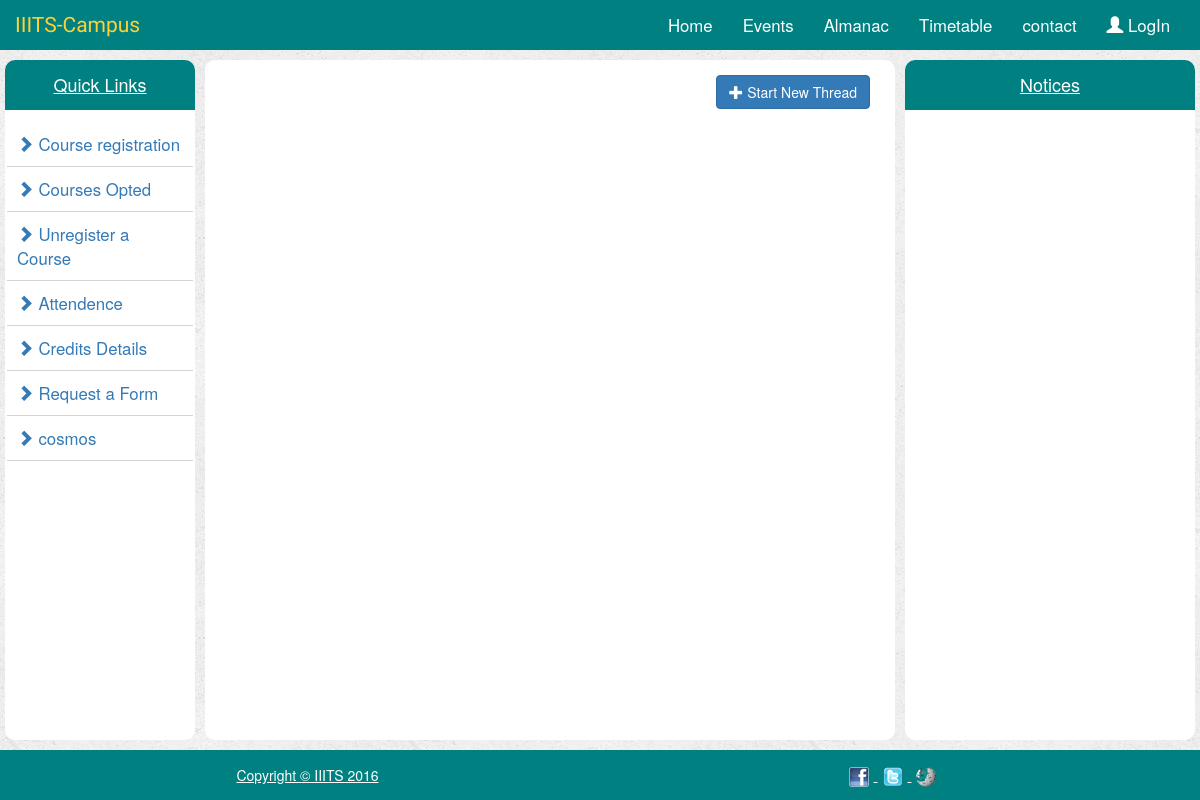
The page /forum/ on the database as committed earlier.
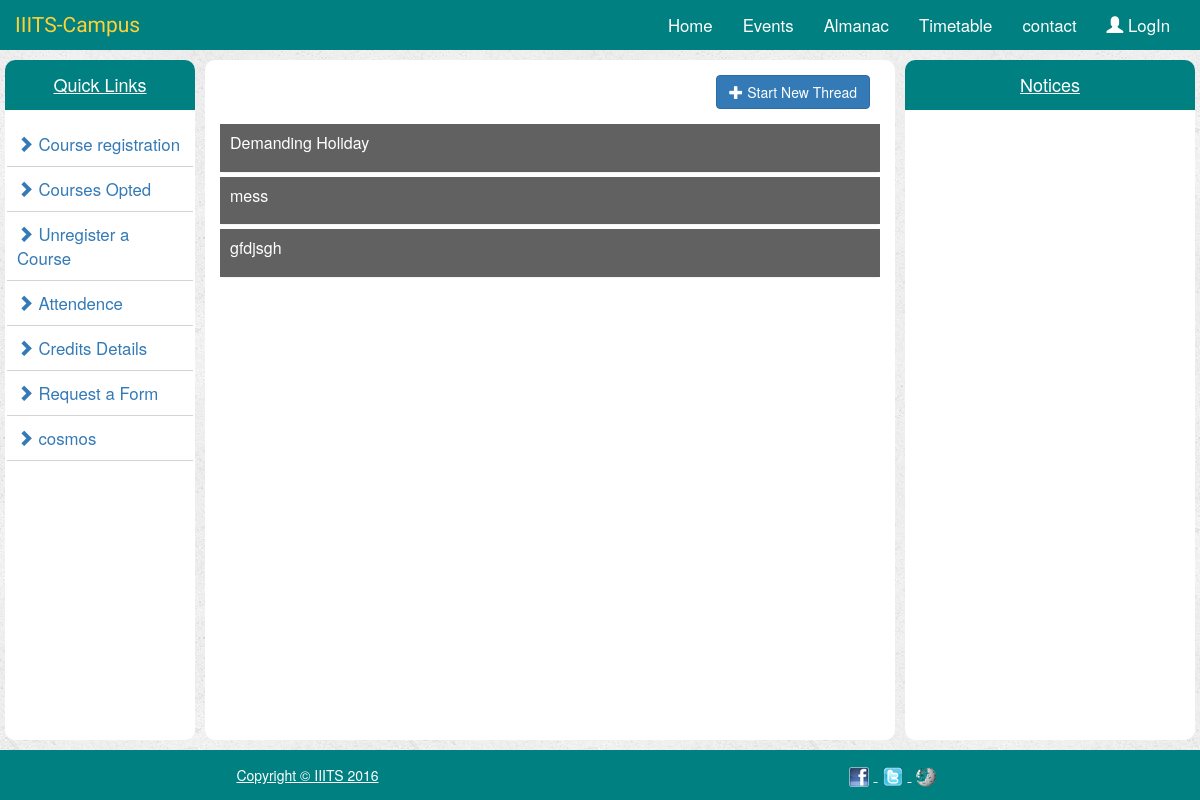
The same page on the database as committed later.
### portal/models.py (models this page shows, shortened)
class Forum(models.Model):
    thread_title = models.CharField(max_length=50)
    thread_description = models.TextField()
    thread_tag = models.CharField(max_length=15)
    thread_user = models.CharField(max_length=20)

### portal/views.py (the view, shortened to what this page needs)
# urls.py: url(r'^forum/$',views.forum,name='forum'),
def forum(request):
    if  request.method == 'GET':
        all_threads = Forum.objects.all()
        content_thread = {
            'all_threads' : all_threads
        }
        return render(request,'portal/forum.html',content_thread)

### portal/templates/portal/forum.html (shortened to what this page needs)
{% extends 'portal/index.html' %}
{% block centerContent %}
    <div class = "btn-events">
       <button type="button" class="btn btn-primary " data-toggle="modal" data-target="#eventModal" ><span class = "glyphicon glyphicon-plus"></span>&nbsp;Start New Thread</button>
    </div>
    <div class="panel-group" id="UniqueName">
        {% for thread in all_threads %}
            <div class="panel panel-primary">
                <div class="panel-heading">
                    <h4 class="panel-title">
                        <a class="accordion-toggle collapsed" data-toggle="collapse" data-parent="#UniqueName" href="#collapse{{ forloop.counter }}"><p>{{ thread.thread_title }}</p></a>
                    </h4>
                </div>
            </div>
        {% endfor %}
    </div>
{% endblock %}

### portal/templates/portal/index.html (shortened to what this page needs)
<!DOCTYPE html>
<html lang="en">
<head>
    {% load staticfiles %}
    <link rel="stylesheet" href="https://maxcdn.bootstrapcdn.com/bootstrap/3.3.7/css/bootstrap.min.css"/>
    <link rel="stylesheet" type="text/css" href="{% static 'portal/bootstrap.min.css' %}"/>
    <link rel="stylesheet" type="text/css" href="{% static 'portal/style.css' %}"/>
</head>
<body>
    <nav class = "navbar navbar-inverse">
        <div class = "container-fluid">
            <div class = "navbar-header">
                <a href="{% url 'index' %}" class = navbar-brand> IIITS-Campus</a>
            </div>
            <div class = "navbar-collapse collapse" id="topNavBar">
                <ul class = "nav navbar-nav navbar-right">
                    <li><a href="{% url 'index' %}" class ="active">Home</a></li>
                    <li><a href="{% url 'events' %}">Events</a></li>
                    <li><a href="{% url 'almanac' %}">Almanac</a></li>
                    <li><a href="{% url 'timetable' %}">Timetable</a></li>
                    <li><a href="{% url 'contact' %}">contact</a></li>
                    {% if user.is_authenticated %}
                        <li class="dropdown"><a href="#" class="dropdown-toggle" data-toggle="dropdown" role="button" aria-haspopup="true" aria-expanded="false"><span class="glyphicon glyphicon-user" aria-hidden="true"></span>&nbsp;{{ user.get_full_name }}&nbsp;<span class="caret" aria-hidden="true"></span></a>
                            <ul class="dropdown-menu">
                                <li class="nav-drop"><a href="{% url 'changepassword' %}">change Password</a></li>
			                    <li role="separator" class="divider"></li>
			                    <li class="nav-drop"><a href="{% url 'userLogout' %}">logout</a></li>
			                 </ul>
                        </li>
                    {% else %}
                        <li><a href="{% url 'userLogin' %}"><span class="glyphicon glyphicon-user" aria-hidden="true"></span>&nbsp;LogIn</a></li>
                    {% endif %}
                </ul>
            </div>
        </div>
    </nav>
    <div class="container-fluid">
        <div class = "row">
            <div class = "col-md-2" >
                <div class="colHeight">
                    <h4 class="centerText">Quick Links</h4>
                    <ul>
                        <li><a href="{% url 'register' %}"><span class="glyphicon glyphicon-chevron-right"></span>&nbsp;Course registration</a></li>
                        <li><a href="{% url 'my_courses' %}"><span class="glyphicon glyphicon-chevron-right"></span>&nbsp;Courses Opted</a></li>
                        <li><a href="{% url 'unregister' %}"><span class="glyphicon glyphicon-chevron-right"></span>&nbsp;Unregister a Course</a></li>
                        <li><a href="#"><span class="glyphicon glyphicon-chevron-right"></span>&nbsp;Attendence</a></li>
                        <li><a href="{% url 'credits' %}"><span class="glyphicon glyphicon-chevron-right"></span>&nbsp;Credits Details</a></li>
                        <li><a href="{% url 'requestForm' %}"><span class="glyphicon glyphicon-chevron-right"></span>&nbsp;Request a Form</a></li>
                        <li><a href="http://cosmos.iiits.in"><span class="glyphicon glyphicon-chevron-right"></span>&nbsp;cosmos</a></li>
                    </ul>
                </div>
            </div>
            <div class = col-md-7>
                <div class="colHeight">
                    {% block centerContent%}
                    {% endblock %}
                </div>
            </div>
            <div class = col-md-3>
                <div class="colHeight notice-list">
                    <h4 class ="centerText">Notices</h4>
                </div>
            </div>
        </div>
    </div>
    <footer>
        <div class="container">
            <div class="row">
                <div class="col-md-6 centerText">
                    <span class="copyright ">Copyright &copy; IIITS 2016</span>
                </div>
                <div class="col-md-6 centerText">
                    <ul class="list-inline">
                        <li><a href="#"><img src="{% static 'portal/images/facebook.png' %}" alt="IIITS-facebook"></a>
                        </li>
                        <li><a href="#"><img src="{% static 'portal/images/twitter.png' %}" alt="IIITS-twitter"></a>
                        </li>
                        <li><a href="#"><img src="{% static 'portal/images/wikipedia.png' %}" alt="IIITS-wikipedia"></a>
                        </li>
                    </ul>
                </div>
            </div>
        </div>
    </footer>
</body>
</html>

### portal/static/portal/style.css (style rules this page uses)
body { background: white url("images/background.png"); }
.navbar { border-radius: 0; background: teal; border: none; margin: 0; }
.navbar-brand { font-size: 1.5em; font-family: 'Satisfy', cursive; }
.navbar-inverse .navbar-brand { color: cornsilk; }
.nav.navbar-nav.navbar-right li a { font-size:1.2em; }
.navbar-inverse .navbar-nav li a { color: #fff; }
.colHeight { height: 800px; background: white; margin-top: 10px; border-radius: 10px; overflow-x: hidden; overflow-y: auto; }
.col-md-2 , .col-md-7, .col-md-3 { padding-right: 5px; padding-left: 5px; }
.centerText { text-align: center; padding:15px; margin-top: 0; color: white; text-decoration: underline; background: teal; -moz-border-radius-topleft: 10px; -moz-border-radius-topright: 10px; }
footer { height: 50px; background: #008080; margin-top: 10px; }
.colHeight ul { padding: 2px; }
.colHeight ul li { font-size: 1.2em; padding: 10px; border-bottom: 1px solid lightgray; }
.colHeight ul li a { text-decoration: none; }
.btn-events, .btn-form { margin: 15px 25px 0px 0px; text-align: right; }
.list-inline { padding:0px; margin: 0px; }
.list-inline li { list-style-type: none; }
.panel-group .panel-primary { border: none; margin:15px 15px 0px 15px; }
.panel-group .panel-primary .panel-heading { background: #616161; }
.accordion-toggle { text-decoration: none !important; display: block; }
.panel-heading { border-radius: 0; padding:10px; }

Rows that differ between the two databases and show on the page:
added Forum: thread_title "Demanding Holiday"
added Forum: thread_title "mess"
added Forum: thread_title "gfdjsgh"
